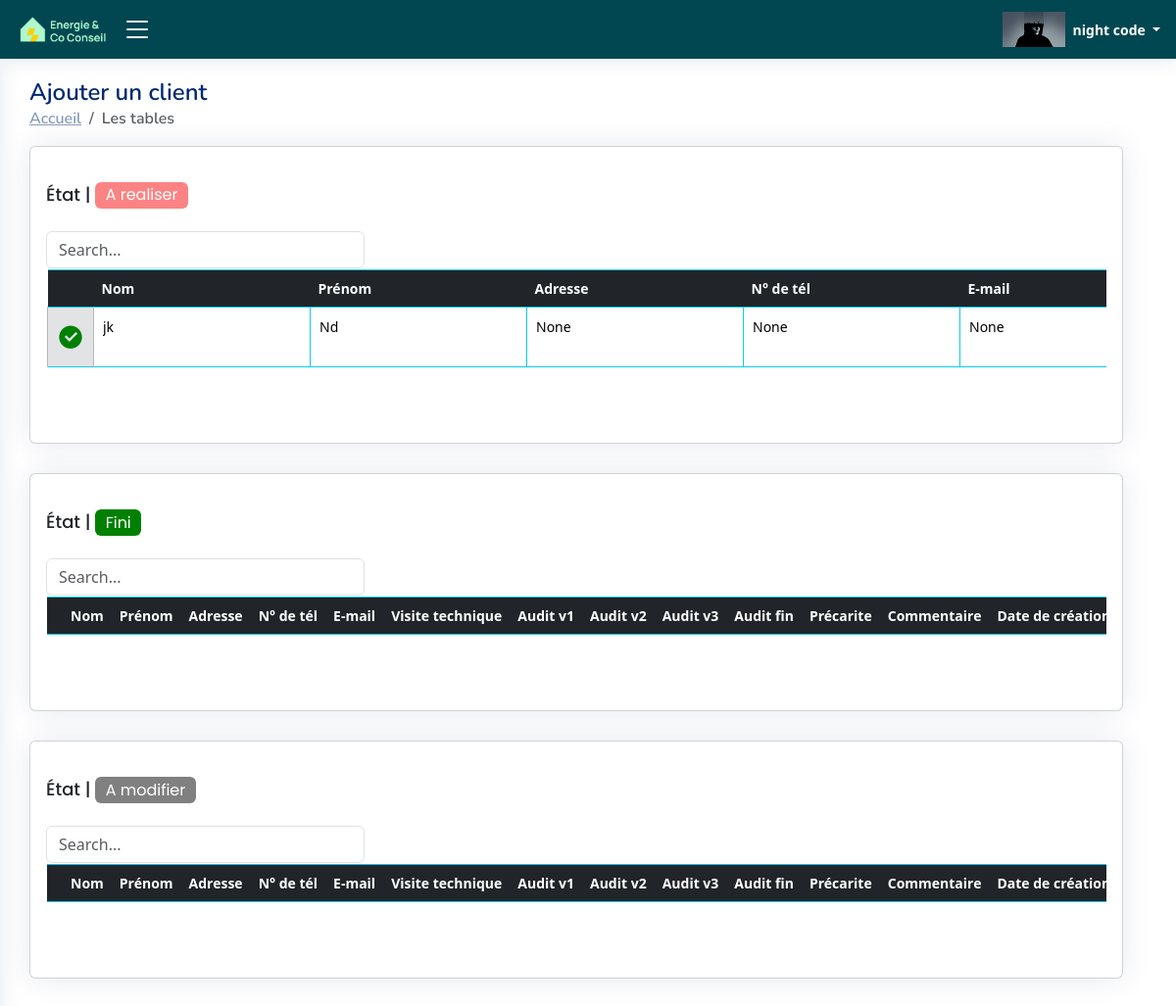
Page /be/ (signed in) on the earlier database version.
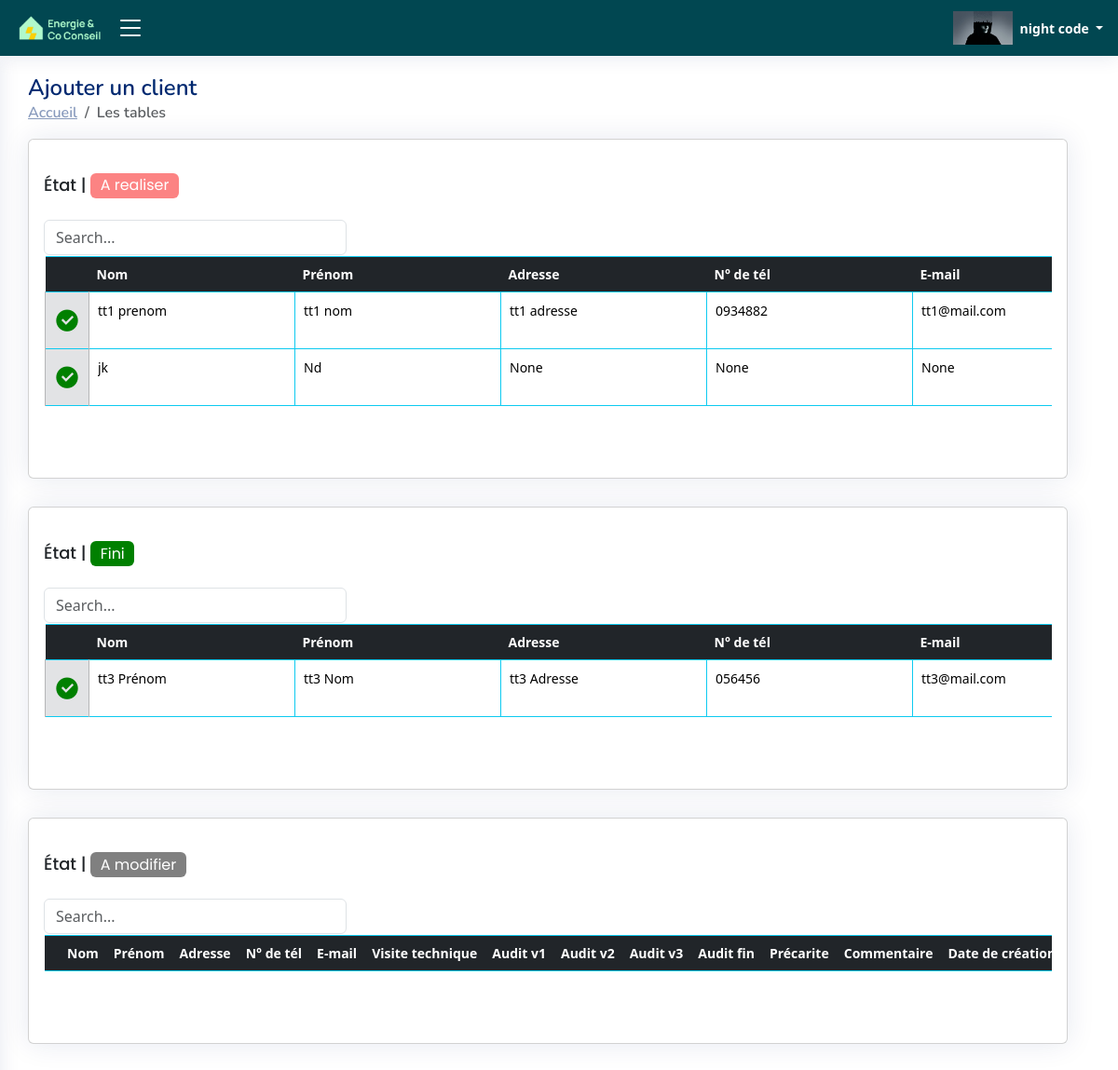
Same page on the later database version.
### ERapp/models.py (models this page shows, shortened)
class TableData001(models.Model):
    cell_id = models.CharField(max_length=255,blank=True)
    firstname = models.CharField(max_length=255,blank=True)
    lastname = models.CharField(max_length=255,blank=True)
    address = models.CharField(max_length=255,blank=True)
    email = models.CharField(max_length=255,blank=True)
    num = models.CharField(max_length=255,blank=True)
    precaite = models.CharField(max_length=255,blank=True)
    vt = models.FileField(upload_to='uploads/files',blank=True)
    etat_vt = models.CharField(default="En cours",max_length=255,blank=True)
    etat = models.CharField(default="A realiser",max_length=255,blank=True)
    tp = models.CharField(max_length=255,blank=True)
    auditV1 = models.FileField(upload_to='uploads/files/%Y/%m/%d/',blank=True)
    auditV2 = models.FileField(upload_to='uploads/files/%Y/%m/%d/',blank=True)
    auditV3 = models.FileField(upload_to='uploads/files/%Y/%m/%d/',blank=True)
    cofrac = models.CharField(max_length=255,blank=True)
    paiement = models.BooleanField(default=False)
    auditeur = models.CharField(max_length=255,blank=True)
    agent= models.CharField(max_length=255,blank=True,null=True)
    bureau_d_etude = models.CharField(max_length=255,blank=True,null=True)
    be = models.BooleanField(default=False)
    ai = models.BooleanField(default=False)
    creation_time = models.DateTimeField(auto_now_add=True, blank = True)
    Envoye_time = models.DateTimeField(null=True, blank=True, default=None)
    Envoye_time_checker = models.BooleanField(default=False)
    Envoye_by_user= models.CharField(max_length=255,blank=True,null=True)
    fini_time = models.DateTimeField(null=True, blank=True, default=None)
    fini_time_checker = models.BooleanField(default=False)
    fini_by_user=models.CharField(max_length=255,blank=True,null=True)
    Modification_Faite_time = models.DateTimeField(null=True, blank=True, default=None)
    Modification_Faite_time_checker = models.BooleanField(default=False)
    Modification_Faite_by_user=models.CharField(max_length=255,blank=True,null=True)

### ERapp/views.py (the view)
@login_required
def BE_Page(request):
    user_ = request.user
    bureau_d_etude = user_.com_name
    data = TableData001.objects.filter(be=True,bureau_d_etude=bureau_d_etude).order_by('-creation_time')
    table_index=[{'index':1,'state':"A realiser"},
                 {'index':2,'state':"Fini"},
                 {'index':3,'state':"A modifier"}]
    col_count = data.count()
    column_names = TableData001._meta.get_fields()
    datafiles_VT = file_table_vt.objects.filter(file_removed=False)
    countfiles_VT = file_table_vt.objects.filter(file_removed=False).count()
    datafiles_AuditV1 = file_table_auditV1.objects.filter(file_removed=False)
    countfiles_AuditV1 = file_table_auditV1.objects.filter(file_removed=False).count()
    datafiles_AuditV2 = file_table_auditV2.objects.filter(file_removed=False)
    countfiles_AuditV2 = file_table_auditV2.objects.filter(file_removed=False).count()
    datafiles_AuditV3 = file_table_auditV3.objects.filter(file_removed=False)
    countfiles_AuditV3 = file_table_auditV3.objects.filter(file_removed=False).count()
    datafiles_AuditFinal = file_table_auditFinal.objects.filter(file_removed=False)
    countfiles_AuditFinal = file_table_auditFinal.objects.filter(file_removed=False).count()
    message_box_01 = message_box_1.objects.all()
    msg_box_tagged=[user_.email,user_.first_name,user_.last_name]
    return render(request, 'html/BE_page.html', { 'data': data ,
                                                 'table_index':table_index,
                                                  'col_count':col_count ,
                                                  'column_names': column_names,
                                                  'datafiles_VT': datafiles_VT ,
                                                  'countfiles_VT': countfiles_VT ,
                                                  'datafiles_AuditV1': datafiles_AuditV1 ,
                                                  'countfiles_AuditV1': countfiles_AuditV1,
                                                  'datafiles_AuditV2': datafiles_AuditV2 ,
                                                  'countfiles_AuditV2': countfiles_AuditV2,
                                                  'datafiles_AuditV3': datafiles_AuditV3 ,
                                                  'countfiles_AuditV3': countfiles_AuditV3,
                                                  'datafiles_AuditFinal':datafiles_AuditFinal,
                                                  'countfiles_AuditFinal': countfiles_AuditFinal,
                                                  'message_box_1':message_box_01,
                                                  'redirect_next_page':redirect_page_be,
                                                  'msg_box_tagged':msg_box_tagged,})

### ERapp/templates/html/BE_page.html (shortened to what the changed rows need)
{% load static %}
{% load l10n %}
{% load humanize %}
<!DOCTYPE html>
<html lang="fr">
<head>
  <link rel="stylesheet" href="https://cdnjs.cloudflare.com/ajax/libs/font-awesome/5.15.3/css/all.min.css">
  <link href="{% static 'css/style.css' %}" rel="stylesheet" type="text/css">
  <link href="{% static 'vendor/bootstrap/css/bootstrap.min.css' %}" rel="stylesheet">
  <link href="{% static 'vendor/bootstrap-icons/bootstrap-icons.css' %}" rel="stylesheet">
  <link href="{% static 'vendor/boxicons/css/boxicons.min.css' %}" rel="stylesheet">
  <link href="{% static 'vendor/quill/quill.snow.css' %}" rel="stylesheet">
  <link href="{% static 'vendor/quill/quill.bubble.css' %}" rel="stylesheet">
  <link href="{% static 'vendor/remixicon/remixicon.css' %}" rel="stylesheet">
  <link href="{% static 'vendor/simple-datatables/style.css' %}" rel="stylesheet">
</head>
<body onload="load()">
  {% if user.is_authenticated  and "ai" in user.role %}
  <main id="main" class="main">
    <div class="pagetitle">
      <h1>Ajouter un client</h1>
    </div>
    <section class="section dashboard">
      <div class="row">
        {% for k  in table_index %}
        <div class="row">
          <div class="col-12">
            <div class="card recent-sales">
              <div class="card-body">
                <h5 class="card-title">État | <span class="badge" data-badge="{{k.state}}"> {{k.state}}</span> </h5>
                <input class="form-control" type="text" id="filterInput_{{ k.index }}" placeholder="Search..." style="width:30%;min-width:100px;">
                <div class="overflow-auto" style="padding:1px;">
                <form method="post"  enctype="multipart/form-data" id="myForm">
                  <table class="table  table-hover  table-bordered  table-borderless border-info fixed-header-table"  id="tableDATA_{{k.index}}" cellspacing="0" >
                      <thead class="table-dark border-info ">
                        <th class="fixed-column" ></th>
                        <th onclick="sortTable('tableDATA_1',1)">Nom</th>
                        <th onclick="sortTable('tableDATA_1',2)">Prénom</th>
                        <th onclick="sortTable('tableDATA_1',3)">Adresse</th>
                        <th onclick="sortTable('tableDATA_1',4)">N° de tél</th>
                        <th onclick="sortTable('tableDATA_1',5)">E-mail</th>
                        <th colspan=2>Visite technique</th>
                        <th colspan=2>Audit v1</th>
                        <th colspan=2>Audit v2</th>
                        <th colspan=2>Audit v3</th>
                        <th colspan=2>Audit fin</th>
                        <th onclick="sortTable('tableDATA_1',16)">Précarite</th>
                        <th>Commentaire</th>
                        <th onclick="sortTable('tableDATA_1',18 , 1)">Date de création</th>
                      </thead>
                      <tbody id="myTable_{{k.index}}">
                        {% for item in data %}
                          {% if item.etat == k.state and item.bureau_d_etude == user.com_name and item.be  %}
                            <tr id="tr_{{ item.cell_id }}">
                              <td class="fixed-column table-secondary"><button  class="button_table_data" onclick="submitForm__02('{{item.cell_id}}','1','{{redirect_next_page}}','send_data')" type="button" id="table{{k.index}}_edit_col" name="button_edit_data_on_table" value="{{item.cell_id}}" ><i class="ri-checkbox-circle-fill fa-2x color_green " id="i_for_edit_button"></i></button></td>
                              <td class="td_input_cell" ><input class="input_table_data" type="text" name="table_firstname_{{ item.cell_id }}" id="table{{k.index}}_firstname{{ item.cell_id }}" value="{{ item.firstname }}" ></td>
                              <td class="td_input_cell"><input class="input_table_data" type="text" name="table_lastname_{{ item.cell_id }}" id="table{{k.index}}_lastname{{ item.cell_id }}" value="{{ item.lastname }}"  ></td>
                              <td class="td_input_cell"><input class="input_table_data" type="text" name="table_address_{{ item.cell_id }}" id="table{{k.index}}_address{{ item.cell_id }}" value="{{ item.address }}"  ></td>
                              <td class="td_input_cell"><input class="input_table_data" type="text" name="table_num_{{ item.cell_id }}" id="table{{k.index}}_num{{ item.cell_id }}" value="{{ item.num }}"  ></td>
                              <td class="td_input_cell"><input class="input_table_data" type="text" name="table_email_{{ item.cell_id }}" id="table{{k.index}}_email{{ item.cell_id }}" value="{{ item.email }}"  ></td>
                            </tr>
                          {% endif %}
                        {% endfor %}
                      </tbody>
                  </table>
              </form>
            </div>
              </div>
            </div>
          </div>
        </div>
        {% endfor %}
      </div>
    </section>
  </main>
  {% else %}
  <script>
    window.location.href = "{% url 'not_logged_in' %}";
  </script>
  {% endif %}
</body>
</html>

Differences in the rows shown:
added TableData001: firstname "tt1 prenom", lastname "tt1 nom", address "tt1 adresse", num "0934882", email "tt1@mail.com", shown under "A realiser"
added TableData001: firstname "tt3 Prénom", lastname "tt3 Nom", address "tt3 Adresse", num "056456", email "tt3@mail.com", shown under "Fini"
Other differences:
list line gone: "Visite technique Audit v1 Audit v2 Audit v3 Audit fin Précarite Commentaire Date de…"
